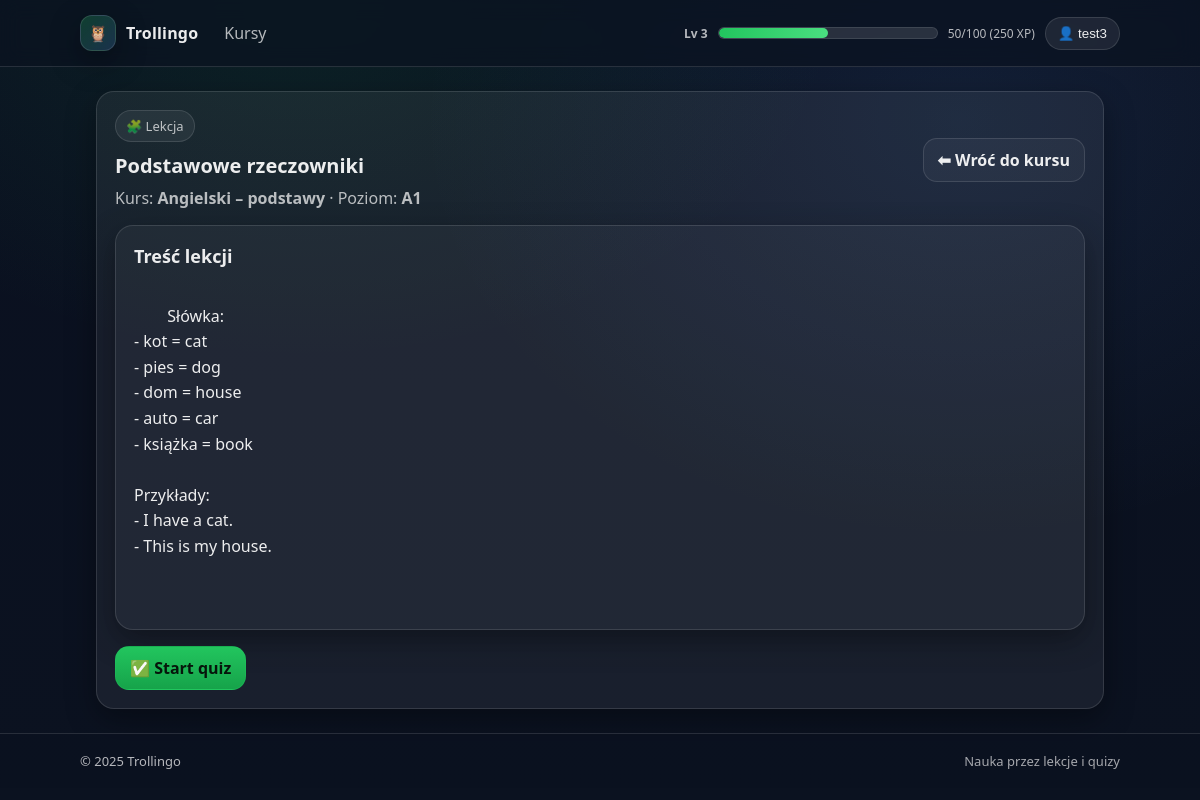
Page /lesson/6/ (signed in) on the committed database.
### learning/models.py (models this page shows, shortened)
class Lesson(models.Model):
    class Level(models.TextChoices):
        A1 = "A1", "A1 – Beginner"
        A2 = "A2", "A2 – Elementary"
        B1 = "B1", "B1 – Intermediate"
        B2 = "B2", "B2 – Upper Intermediate"
        C1 = "C1", "C1 – Advanced"
        C2 = "C2", "C2 – Proficient"
    course = models.ForeignKey(
        Course,
        on_delete=models.CASCADE,
        related_name="lessons"
    )
    title = models.CharField(max_length=100)
    order = models.PositiveIntegerField(default=1)
    level = models.CharField(
        max_length=2,
        choices=Level.choices,
        default=Level.A1
    )
    content = models.TextField(blank=True, default="")
    class Meta:
        ordering = ["level", "order"]

class Course(models.Model):
    name = models.CharField(max_length=100)
    description = models.TextField(blank=True)

### learning/views.py (the view)
# urls.py: path("lesson/<int:pk>/", views.LessonDetailView.as_view(), name="lesson_detail"),
class LessonDetailView(LoginRequiredMixin, DetailView):
    model = Lesson
    template_name = "learning/lesson_detail.html"
    context_object_name = "lesson"
    login_url = "learning:login"

### learning/context_processors.py (called while the page is built)
def xp_context(request):
    if not request.user.is_authenticated:
        return {}
    profile = getattr(request.user, "profile", None)
    xp_total = getattr(profile, "xp", 0) if profile else 0
    xp_level = getattr(profile, "level", 1) if profile else 1
    xp_in_level = getattr(profile, "xp_in_level", xp_total % 100) if profile else (xp_total % 100)
    xp_to_next = getattr(profile, "xp_to_next_level", 100 - xp_in_level) if profile else (100 - xp_in_level)
    xp_percent = getattr(profile, "xp_progress_percent", xp_in_level) if profile else xp_in_level
    try:
        xp_percent = int(xp_percent)
    except Exception:
        xp_percent = 0
    xp_percent = max(0, min(100, xp_percent))
    return {
        "xp_level": xp_level,
        "xp_total": xp_total,
        "xp_in_level": xp_in_level,
        "xp_to_next": xp_to_next,
        "xp_percent": xp_percent,
    }

### learning/models.py (called while the page is built)
    @property
    def level(self) -> int:
        return (self.xp // 100) + 1

    @property
    def xp_in_level(self) -> int:
        return self.xp % 100

    @property
    def xp_to_next_level(self) -> int:
        return 100 - self.xp_in_level

    @property
    def xp_progress_percent(self) -> int:
        return self.xp_in_level

### templates/learning/lesson_detail.html (shortened to what this page needs)
{% extends "base.html" %}
{% block content %}
<section class="card">
  <div class="row" style="justify-content:space-between;">
    <div>
      <span class="kicker">🧩 Lekcja</span>
      <h2 class="card__title" style="margin-top:10px;">{{ lesson.title }}</h2>
      <p class="card__subtitle" style="margin-top:8px;">
        Kurs: <strong>{{ lesson.course.name }}</strong> · Poziom: <strong>{{ lesson.level }}</strong>
      </p>
    </div>
    <a class="btn btn--ghost" href="{% url 'learning:course_detail' lesson.course.pk %}">⬅ Wróć do kursu</a>
  </div>
  <div style="height:16px;"></div>
  {% if lesson.content %}
    <div class="card" style="background: rgba(255,255,255,.04);">
      <h3 class="card__title" style="font-size:18px;">Treść lekcji</h3>
      <div style="white-space: pre-wrap; color: var(--text); line-height: 1.6; margin-top:10px;">
        {{ lesson.content }}
      </div>
    </div>
  {% else %}
    <div class="alert alert--info"><em>Brak treści lekcji.</em></div>
  {% endif %}
  <div class="row" style="margin-top:16px;">
    <a class="btn btn--primary" href="{% url 'learning:lesson_quiz' lesson.pk %}">✅ Start quiz</a>
  </div>
</section>
{% endblock %}

### templates/base.html (shortened to what this page needs)
{% load static %}
<!doctype html>
<html lang="pl">
<head>
  <link rel="stylesheet" href="{% static 'css/trollingo.css' %}">
</head>
<body>
<header class="topbar">
  <div class="container topbar__inner">
    <a class="brand" href="{% url 'learning:home' %}">
      <span class="brand__logo">🦉</span>
      <span class="brand__name">Trollingo</span>
    </a>
    <nav class="nav">
      <a class="nav__link" href="{% url 'learning:course_list' %}">Kursy</a>
      {% if request.user.is_authenticated %}
        <div class="xp">
          <div class="xp__label">Lv {{ xp_level|default:1 }}</div>
          <div class="xp__bar" title="Progres XP do kolejnego levela">
            <div class="xp__fill" style="width: {{ xp_percent|default:0 }}%;"></div>
          </div>
          <div class="xp__value">
            {{ xp_in_level|default:0 }}/100 ({{ xp_total|default:0 }} XP)
          </div>
        </div>
        <div class="user-menu" data-user-menu>
          <button class="user-menu__btn" type="button" data-user-menu-btn aria-expanded="false">
            👤 {{ request.user.username }}
          </button>
        </div>
      {% else %}
        <a class="btn btn--ghost" href="{% url 'learning:login' %}">Zaloguj</a>
        <a class="btn btn--primary" href="{% url 'learning:register' %}">Załóż konto</a>
      {% endif %}
    </nav>
  </div>
</header>
<main class="container">
  {% block content %}{% endblock %}
</main>
<footer class="footer">
  <div class="container footer__inner">
    <span>© {% now "Y" %} Trollingo</span>
    <span class="footer__muted">Nauka przez lekcje i quizy</span>
  </div>
</footer>
</body>
</html>

### learning/static/css/trollingo.css (style rules this page uses)
:root { --bg: #0b1220; --bg2: #0a1020; --panel: rgba(255,255,255,.06); --text: rgba(255,255,255,.92); --muted: rgba(255,255,255,.70); --border: rgba(255,255,255,.12); --shadow: 0 10px 30px rgba(0,0,0,.35); --radius: 18px; --primary: #22c55e; --primary2: #16a34a; --danger: #ef4444; --warning: #f59e0b; --info: #60a5fa; }
* { box-sizing: border-box; }
html, body { height:100%; margin:0; }
body { font-family: ui-sans-serif, system-ui, -apple-system, Segoe UI, Roboto, Arial; color: var(--text); background: var(--bg); overflow-x: hidden; }
body::before { content:""; position: fixed; inset: 0; z-index: -1; background: radial-gradient(900px 600px at 25% 0%, rgba(34,197,94,.10), transparent 60%), radial-gradient(900px 700px at 80% 15%, rgba(96,165,250,.10), transparent 60%), linear-gradient(180deg, var(--bg2), var(--bg)); }
a { color: inherit; text-decoration: none; }
.container { max-width: 1040px; margin: 0 auto; padding: 24px 16px; }
.topbar { position: sticky; top: 0; z-index: 20; backdrop-filter: blur(10px); background: rgba(11,18,32,.72); border-bottom: 1px solid var(--border); overflow: visible; }
.topbar__inner { display:flex; align-items:center; gap: 16px; padding: 14px 0; }
.brand { display:flex; align-items:center; gap: 10px; font-weight: 800; letter-spacing: .2px; }
.brand__logo { width: 36px; height: 36px; display:grid; place-items:center; border-radius: 12px; background: linear-gradient(135deg, rgba(34,197,94,.25), rgba(96,165,250,.20)); border: 1px solid var(--border); box-shadow: var(--shadow); }
.brand__name { font-size: 16px; }
.nav { display:flex; align-items:center; gap: 10px; width:100%; min-width: 0; }
.nav__link { padding: 8px 10px; border-radius: 12px; color: var(--muted); }
.xp { display:flex; align-items:center; gap: 10px; }
.xp__label { font-size: 12px; font-weight: 900; color: var(--muted); white-space: nowrap; }
.xp__bar { width: 220px; height: 12px; background: rgba(255,255,255,.12); border-radius: 999px; overflow: hidden; border: 1px solid rgba(255,255,255,.10); }
.xp__fill { height: 100%; width: 0%; background: linear-gradient(90deg, var(--primary), #4ade80); border-radius: 999px; transition: width .35s ease; }
.xp__value { font-size: 12px; color: var(--muted); white-space: nowrap; }
.user-menu { position: relative; z-index: 50; }
.user-menu__btn { padding: 8px 12px; border-radius: 999px; background: rgba(255,255,255,.08); border: 1px solid var(--border); color: var(--text); cursor: pointer; }
.row { display:flex; gap: 16px; flex-wrap: wrap; align-items:center; }
.card { background: var(--panel); border: 1px solid var(--border); border-radius: var(--radius); box-shadow: var(--shadow); padding: 18px; }
.card__title { font-size: 20px; margin: 0 0 6px 0; }
.card__subtitle { color: var(--muted); margin: 0; }
.kicker { display:inline-flex; align-items:center; gap: 8px; padding: 6px 10px; border-radius: 999px; background: rgba(255,255,255,.06); border: 1px solid var(--border); color: var(--muted); font-size: 13px; }
.btn { display:inline-flex; align-items:center; justify-content:center; gap: 8px; padding: 10px 14px; border-radius: 14px; border: 1px solid var(--border); background: rgba(255,255,255,.06); color: var(--text); font-weight: 800; cursor:pointer; text-decoration:none !important; }
.btn--primary { background: linear-gradient(180deg, var(--primary), var(--primary2)); border-color: rgba(34,197,94,.35); color: #06150b; }
.btn--ghost { background: rgba(255,255,255,.04); }
.footer { border-top: 1px solid var(--border); background: rgba(11,18,32,.55); }
.footer__inner { display:flex; justify-content:space-between; align-items:center; padding: 18px 0; color: var(--muted); font-size: 13px; }
.footer__muted { opacity: .9; }

### rows in the picture
Lesson: title "Podstawowe rzeczowniki", course.name "Angielski – podstawy", level "A1", content "Słówka: - kot = cat - pies = dog - dom = house - auto = car - książka = book Przykłady: - I have a cat. - This is my house."

### other values in the picture
{{ xp_level|default:1 }} "3"
{{ xp_in_level|default:0 }} "50"
{{ xp_total|default:0 }} "250"
{{ request.user.username }} "test3"
